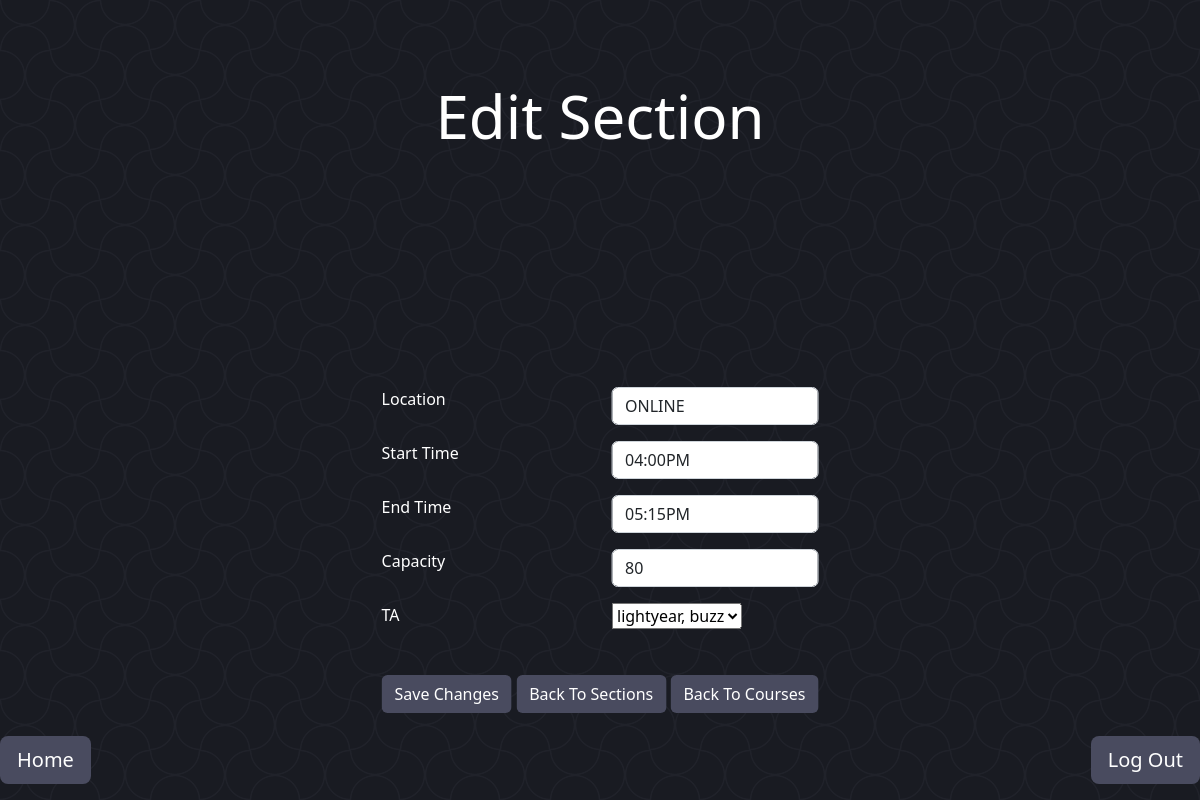
/sectionEdit/101/2/, run on the app's committed database.
### Management/models.py (models this page shows, shortened)
class Section(models.Model):
    sectionID = models.IntegerField(primary_key=True)
    location = models.CharField(max_length=8)
    startTime = models.CharField(max_length=7)
    endTime = models.CharField(max_length=7)
    capacity = models.IntegerField()
    TA = models.ForeignKey(User, on_delete=models.SET_NULL, null=True)
    courseID = models.ForeignKey(Course, on_delete=models.CASCADE)
    @staticmethod
    def getSection(sectionID):
        return get_object_or_404(Section, pk=sectionID)

### Management/views.py (the view, shortened to what this page needs)
# urls.py: path('sectionEdit/<int:course_id>/<int:section_id>/', sectionEdit.as_view(), name='sectionEdit'),
class sectionEdit(View):
    def get(self, request, section_id, course_id):
        section = Section.getSection(section_id)
        user = User.objects.all()
        form = SectionEditForm(instance=section, initial={'courseID': course_id})
        context = {'section': section, 'form': form, 'course_id': course_id, 'people': user}
        return render(request, "main/Section/sectionEdit.html", context)

### Management/forms.py
class SectionEditForm(forms.ModelForm):
    class Meta:
        model = Section
        fields = ['location', 'startTime', 'endTime', 'capacity', 'TA']

### Management/models.py (called while the page is built)
    def getEmail(self):
        return self.email

    def getlName(self):
        return self.lName

    def getfName(self):
        return self.fName

    def getFullName(self):
        return self.getlName() + ", " + self.getfName()

### templates/main/Section/sectionEdit.html (shortened to what this page needs)
{% extends 'basePages.html' %}
    {% load crispy_forms_tags %}
    {% load crispy_forms_filters %}
{% block header %}
    Edit Section
{% endblock header %}
{% block content %}
    <div class="container position-relative" style="height: 500px">
        <div class="CourseAddForm position-absolute top-50 start-50 translate-middle">
            <form method="post">
                <div class="row mb-3">
                    <div class="col">
                        <label class="form-label text-white">Location</label>
                    </div>
                    <div class="col">
                        <input type="text" class="form-control" name="location" value="{{ section.location }}">
                    </div>
                </div>
                <div class="row mb-3">
                    <div class="col">
                        <label class="form-label text-white">Start Time</label>
                    </div>
                    <div class="col">
                        <input type="text" class="form-control" name="startTime" value="{{ section.startTime }}">
                    </div>
                </div>
                <div class="row mb-3">
                    <div class="col">
                        <label class="form-label text-white">End Time</label>
                    </div>
                    <div class="col">
                        <input type="text" class="form-control" name="endTime" value="{{ section.endTime }}">
                    </div>
                </div>
                <div class="row mb-3">
                    <div class="col">
                        <label class="form-label text-white">Capacity</label>
                    </div>
                    <div class="col">
                        <input type="number" class="form-control" name="capacity" value="{{ section.capacity }}">
                    </div>
                </div>
                <div class="row mb-3">
                    <div class="col">
                        <label class="form-label text-white">TA</label>
                    </div>
                    <div class="col">
                        <select name="TA">
                            {% for u in people %}
                                {% if u.role == 3 %}
                                    {% if section.TA == u %}
                                    <option selected value="{{ u.getEmail }}">{{ u.getFullName }}</option>
                                    {% else %}
                                    <option value="{{ u.getEmail }}">{{ u.getFullName }}</option>
                                    {% endif %}
                                {% endif %}
                            {% endfor %}
                        </select>
                    </div>
                </div>
                <br>
                <input class="btn" type="submit" style="color: white; background-color: #494b5f" value="Save Changes"></input>
                <button class="btn" href="{% url 'sections' course_id %}" role="button" style="color: white; background-color: #494b5f">Back To Sections</button>
                <a class="btn" href="{% url 'courses' %}" role="button" style="color: white; background-color: #494b5f">Back To Courses</a>
            </form>
        </div>
    </div>
{% endblock content %}

### static/css/style.css (style rules this page uses)
body { background-color: #282934; color: white !important; --s: 50px; --c: #191b22; --_s: calc(2*var(--s)) calc(2*var(--s)); --_g: 35.36% 35.36% at; --_c: #0000 66%,#20222a 68% 70%,#0000 72%; background: radial-gradient(var(--_g) 100% 25%,var(--_c)) var(--s) var(--s)/var(--_s), radial-gradient(var(--_g) 0 75%,var(--_c)) var(--s) var(--s)/var(--_s), radial-gradient(var(--_g) 100% 25%,var(--_c)) 0 0/var(--_s), radial-gradient(var(--_g) 0 75%,var(--_c)) 0 0/var(--_s), repeating-conic-gradient(var(--c) 0 25%,#0000 0 50%) 0 0/var(--_s), radial-gradient(var(--_c)) 0 calc(var(--s)/2)/var(--s) var(--s) var(--c); background-attachment: fixed; }

### data on the page
Section: location "ONLINE", startTime "04:00PM", endTime "05:15PM", capacity "80"

### other printed values
form field TA "lightyear, buzz"
